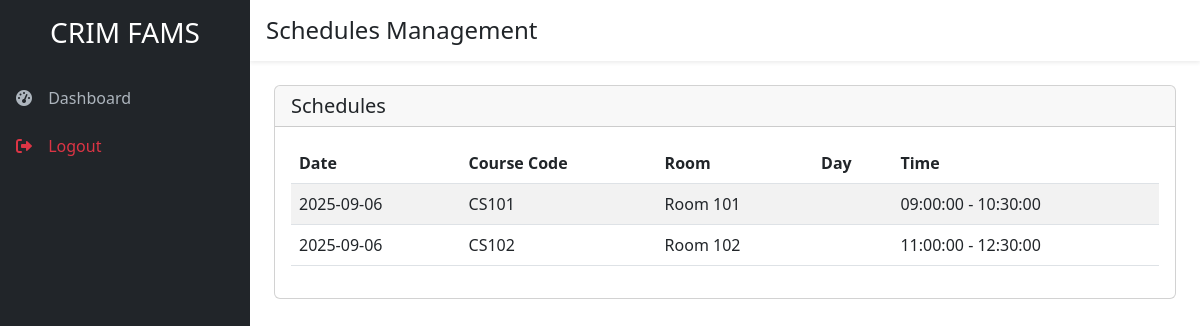
Page /frontend_php/schedules.php (signed in) on the committed database.
### tables this page shows
CREATE TABLE schedules (
    id INT AUTO_INCREMENT PRIMARY KEY,
    faculty_id INT,
    course_code VARCHAR(50),
    room_number VARCHAR(50),
    start_time TIME,
    end_time TIME,
    date DATE,
    FOREIGN KEY (faculty_id) REFERENCES users(id)
);

### frontend_php/schedules.php (the view, shortened to what this page needs)
<!DOCTYPE html>
<html lang="en">
<head>
    <link href="https://cdn.jsdelivr.net/npm/bootstrap@5.3.0/dist/css/bootstrap.min.css" rel="stylesheet">
    <link href="https://cdnjs.cloudflare.com/ajax/libs/font-awesome/6.0.0/css/all.min.css" rel="stylesheet">
    <link href="../frontend/css/dashboard.css" rel="stylesheet">
</head>
<body>
    <div class="d-flex">
        <nav class="sidebar bg-dark">
            <div class="sidebar-header">
                <h3 class="text-white text-center py-3">CRIM FAMS</h3>
            </div>
            <ul class="nav flex-column">
                <li class="nav-item">
                    <a class="nav-link" href="dashboard.php">
                        <i class="fas fa-tachometer-alt"></i> Dashboard
                    </a>
                </li>
                <li class="nav-item mt-auto">
                    <a class="nav-link text-danger" href="logout.php">
                        <i class="fas fa-sign-out-alt"></i> Logout
                    </a>
                </li>
            </ul>
        </nav>
        <div class="main-content flex-grow-1">
            <header class="bg-white shadow-sm p-3 d-flex align-items-center">
                <h4 class="mb-0">Schedules Management</h4>
            </header>
            <main class="p-4">
                <?php
                $db = Database::getInstance()->getConnection();
                $role = $_SESSION['role'];
                $user_id = $_SESSION['user_id'];
                if ($role === 'FACULTY') {
                    $stmt = $db->prepare('SELECT * FROM schedules WHERE faculty_id = ? ORDER BY date, start_time');
                    $stmt->execute([$user_id]);
                    $schedules = $stmt->fetchAll(PDO::FETCH_ASSOC);
                } else {
                    $stmt = $db->query('SELECT s.*, u.username FROM schedules s JOIN users u ON s.faculty_id = u.id ORDER BY s.date, s.start_time');
                    $schedules = $stmt->fetchAll(PDO::FETCH_ASSOC);
                }
                ?>
                <div class="card">
                    <div class="card-header d-flex justify-content-between align-items-center">
                        <h5 class="mb-0">Schedules</h5>
                    </div>
                    <div class="card-body">
                        <?php if ($schedules): ?>
                            <div class="table-responsive">
                                <table class="table table-striped">
                                    <thead>
                                        <tr>
                                            <th>Date</th>
                                            <th>Course Code</th>
                                            <th>Room</th>
                                            <th>Day</th>
                                            <th>Time</th>
                                        </tr>
                                    </thead>
                                    <tbody>
                                        <?php foreach ($schedules as $schedule): ?>
                                        <tr>
                                            <td><?php echo $schedule['date']; ?></td>
                                            <td><?php echo $schedule['course_code']; ?></td>
                                            <td><?php echo $schedule['room_number']; ?></td>
                                            <td><?php echo $schedule['day_of_week']; ?></td>
                                            <td><?php echo $schedule['start_time'] . ' - ' . $schedule['end_time']; ?></td>
                                        </tr>
                                        <?php endforeach; ?>
                                    </tbody>
                                </table>
                            </div>
                        <?php else: ?>
                            <p>No schedules found.</p>
                        <?php endif; ?>
                    </div>
                </div>
            </main>
        </div>
    </div>
</body>
</html>

### frontend/css/dashboard.css (style rules this page uses)
.sidebar { width: 250px; height: 100vh; position: fixed; top: 0; left: 0; z-index: 1000; overflow-y: auto; }
.sidebar .nav-link { color: #adb5bd; padding: 0.75rem 1rem; border: none; border-radius: 0; }
.sidebar .nav-link i { margin-right: 0.5rem; width: 20px; }
.main-content { margin-left: 250px; min-height: 100vh; }

### rows in the picture
schedules: date "2025-09-06", course_code "CS101", room_number "Room 101", start_time "09:00:00", end_time "10:30:00"
schedules: date "2025-09-06", course_code "CS102", room_number "Room 102", start_time "11:00:00", end_time "12:30:00"
